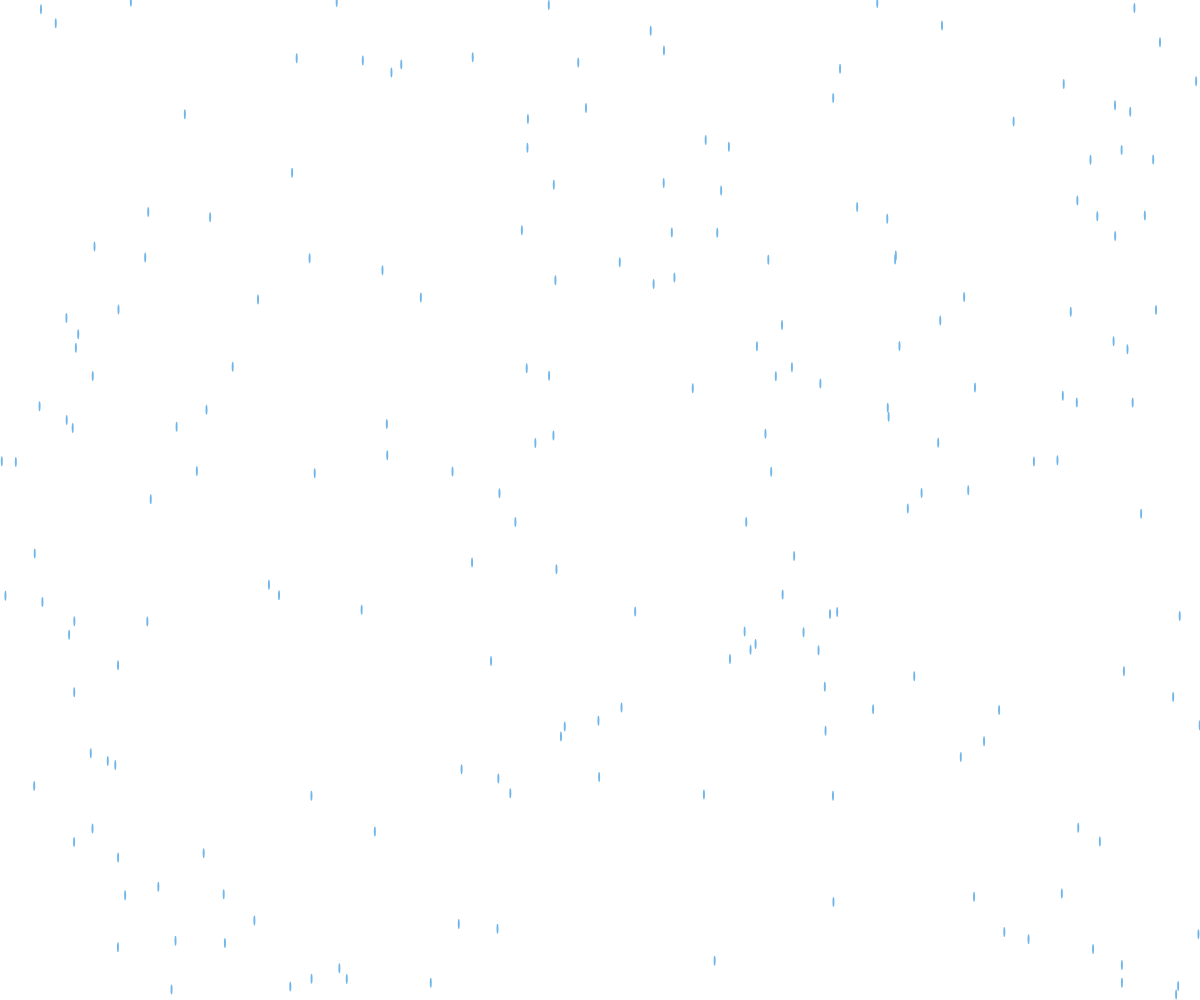
Frame 1 (no input)
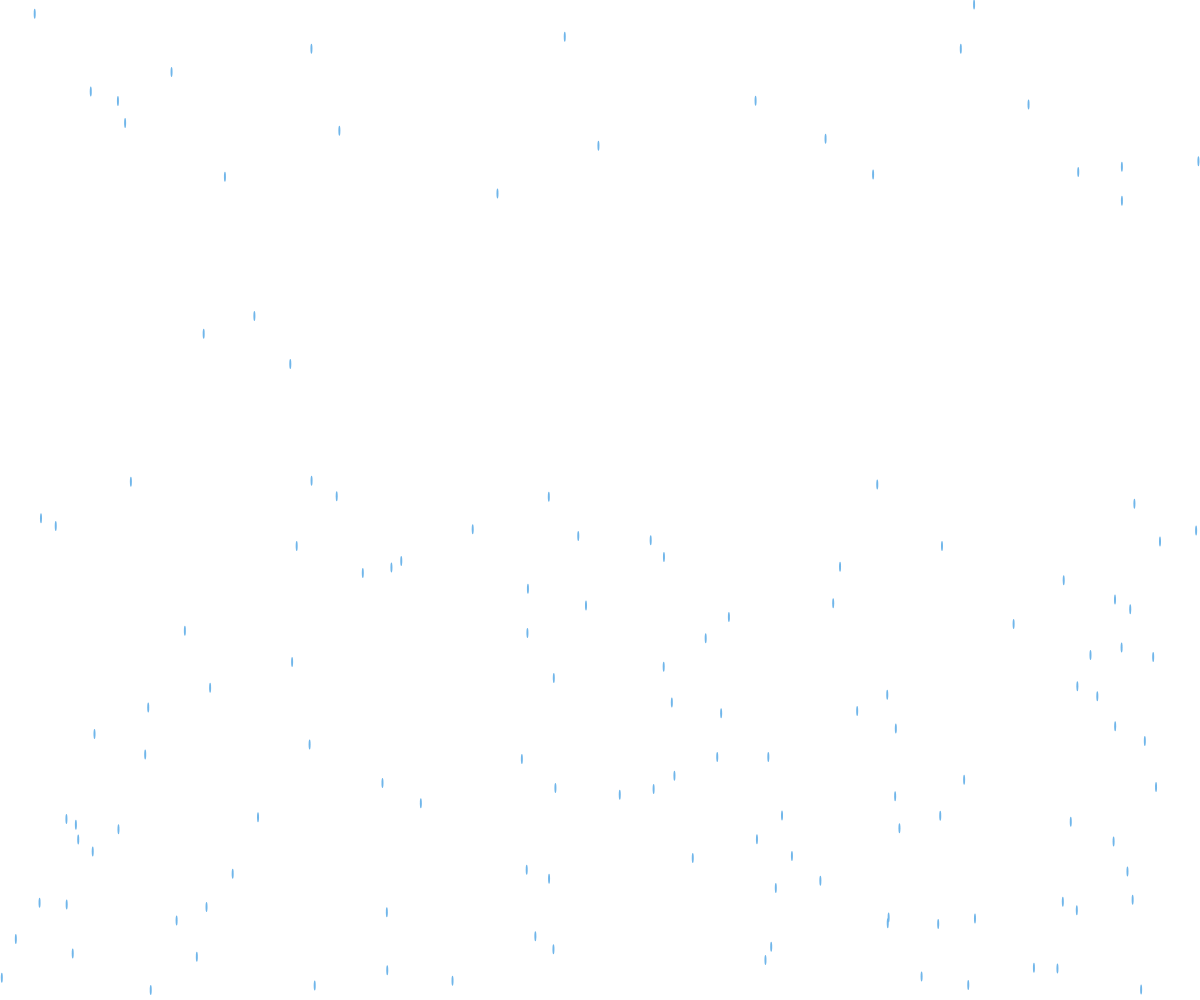
Frame 60 (no input)
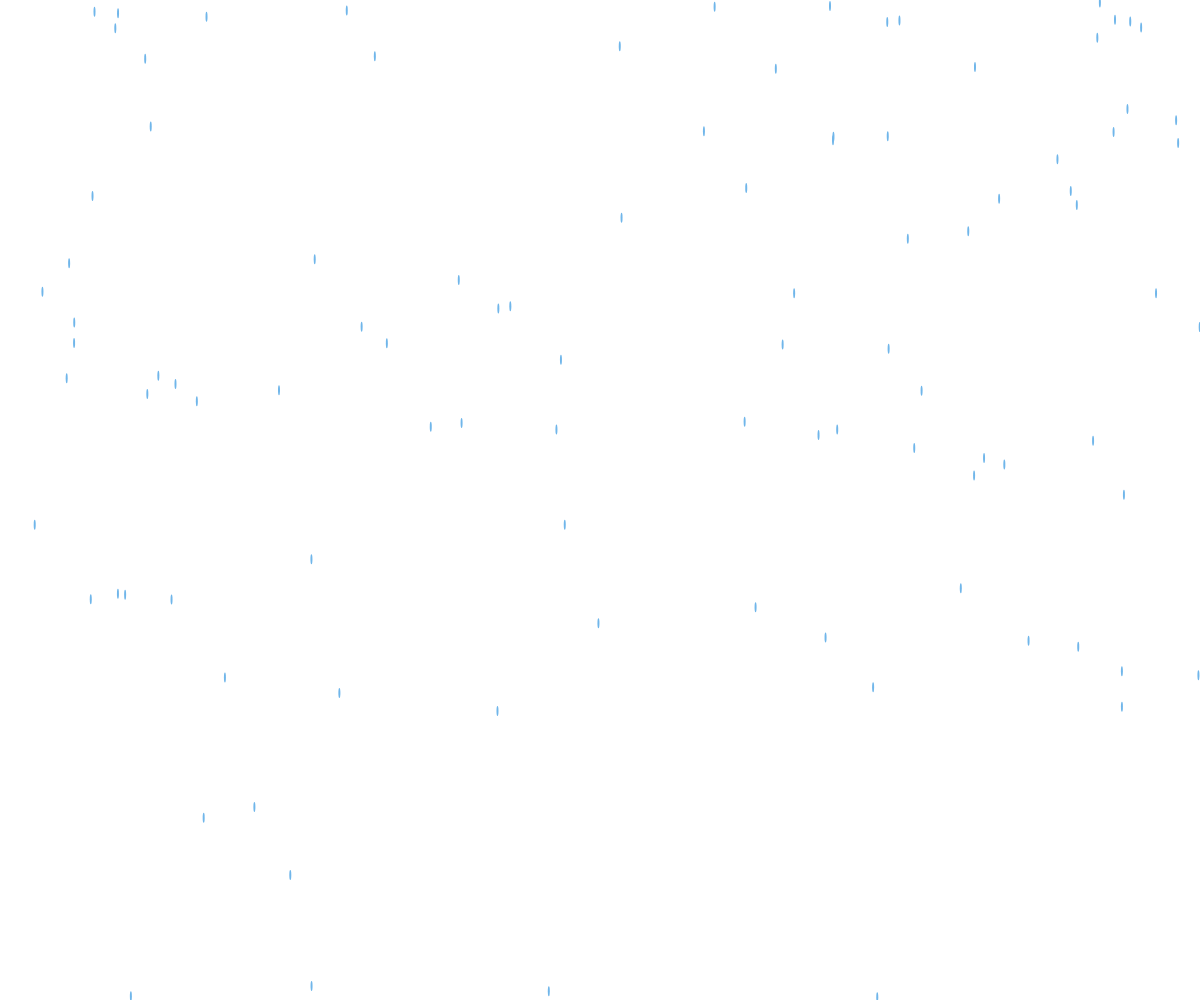
Frame 120 (the mouse pressed at the canvas centre since frame 60)

The p5.js sketch that drew these frames (run headless with seeded random() and noise() and a simulated clock; from frame 60 on, the mouse is pressed at the canvas centre):

// p5.js sketch
// ── sketch.js
let drops = [];

function setup() {
  createCanvas(windowWidth, windowHeight);
  for (let i = 0; i < 200; i++) {
    drops[i] = new Drop();
  }
}

function draw() {
  clear();

  for (let i = 0; i < 200; i++) {
    drops[i].display();
    drops[i].update();
  }
}

class Drop {
  constructor() {
    this.pos = createVector(random(width), random(height));
  }
  
  update() {
    this.speed = random(5, 15);
    this.gravity = 0.85;
    this.pos.y = this.pos.y + this.speed * this.gravity;

    if (this.pos.y > height) {
      this.pos.y = random(0, -height);
    }
  }
  display() {
    noStroke();
    fill(112, 182, 234);
    ellipse(this.pos.x, this.pos.y, 2, 10);
  }


}
